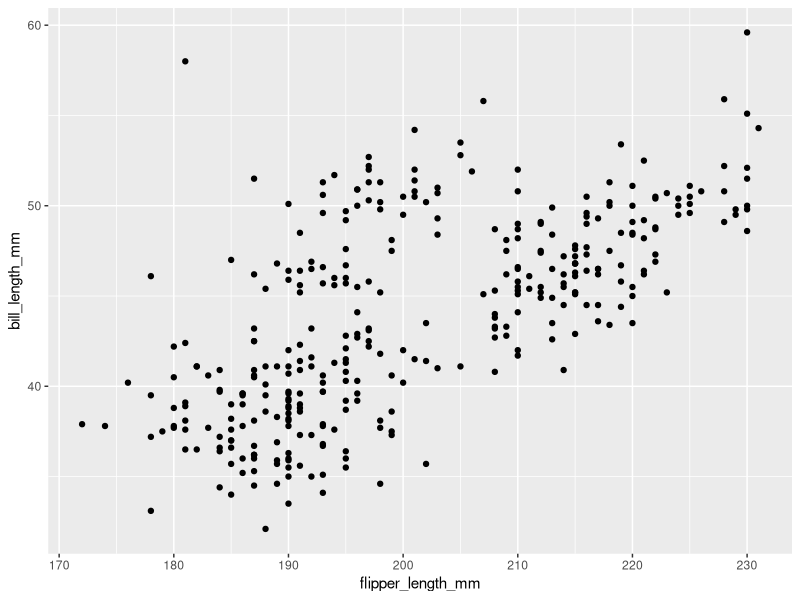

The R source for this figure:
## ---- chunk 1
library(ggplot2)
library(palmerpenguins)
## ---- chunk 2
#| label: fig-bill
#| fig-cap: "Bill length vs flipper length"
ggplot(penguins, aes(x = flipper_length_mm, y = bill_length_mm)) +
  geom_point()
